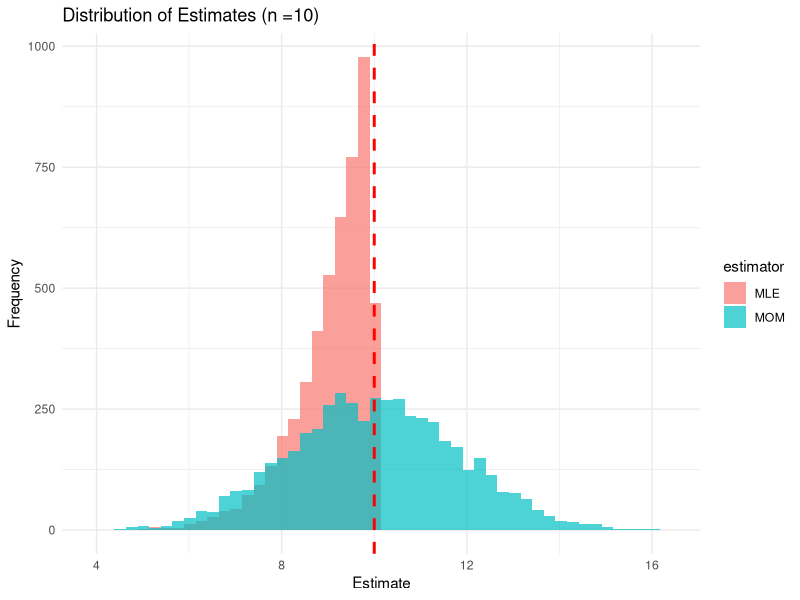
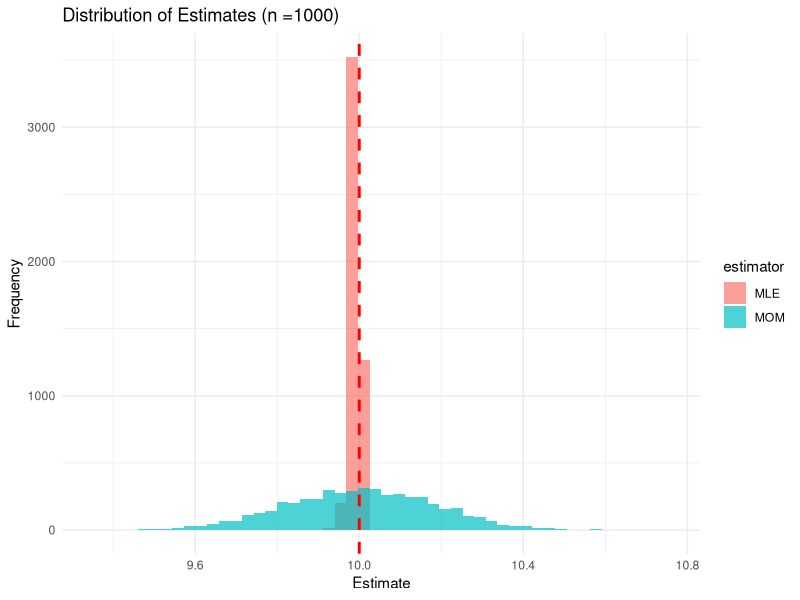
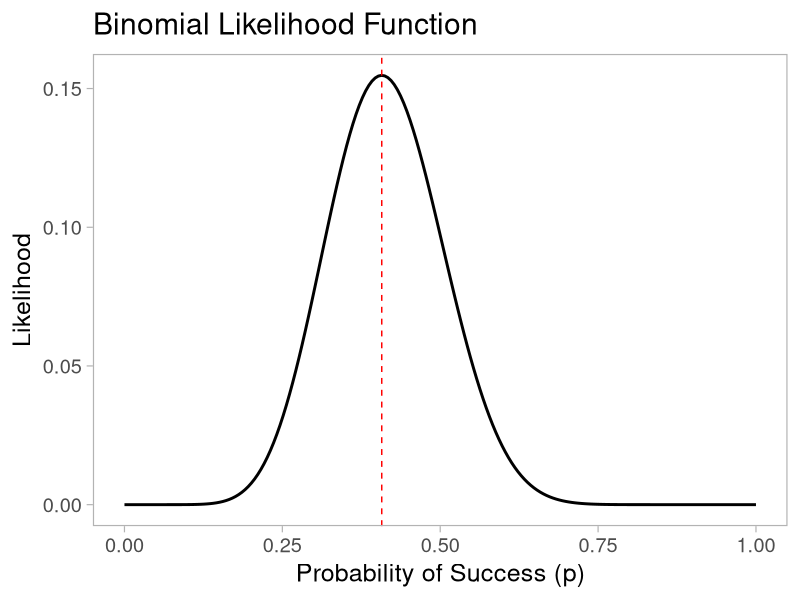
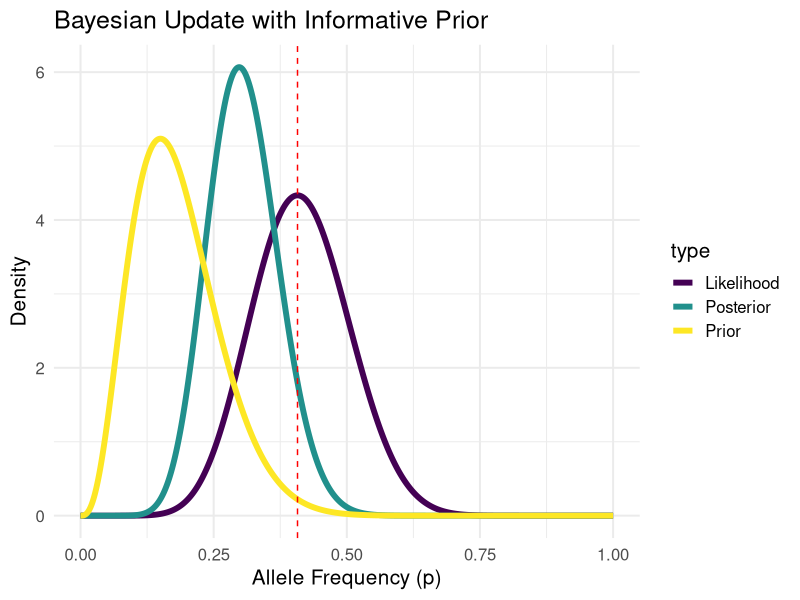
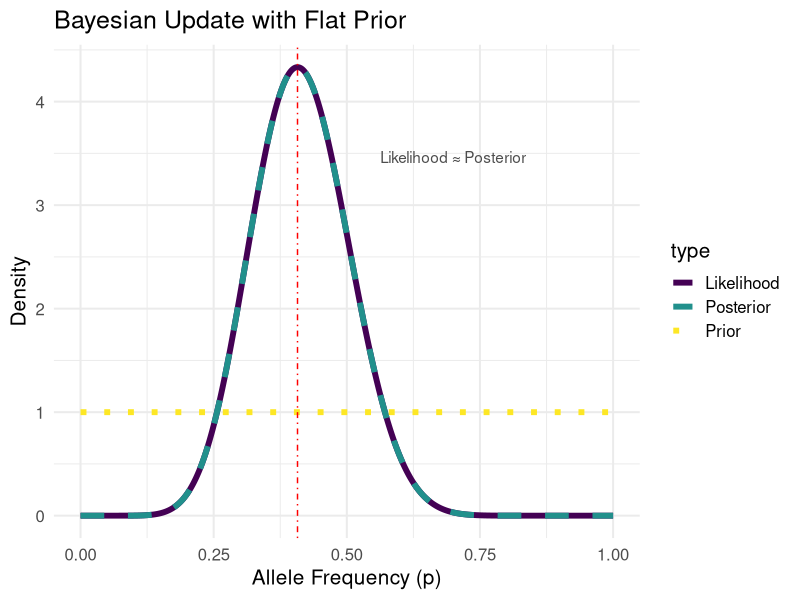

These figures' R source, in order: (Note: this script raises an error after producing the figures.)
## ---- chunk 1
library(tidyverse)
library(ggplot2)
library(viridis)
library(htmltools)
## ---- chunk 2
#| layout-ncol: 2

mom_estimator <- function(sample) {
    return(2 * mean(sample))
}

# Function to generate MLE estimator for Uniform(0, theta)
mle_estimator <- function(sample) {
    return(max(sample))
}

simulate_estimators <- function(theta = 1, n = 10, n_sim = 1000) {
    mom_estimates <- numeric(n_sim)
    mle_estimates <- numeric(n_sim)

    for (i in 1:n_sim) {
        sample <- runif(n, 0, theta)
        mom_estimates[i] <- mom_estimator(sample)
        mle_estimates[i] <- mle_estimator(sample)
    }

    return(list(
        mom = mom_estimates,
        mle = mle_estimates
    ))
}

n_simulations <- 5000
theta_true <- 10

n_demo_1 <- 10
n_demo_2 <- 1000
demo_results_1 <- simulate_estimators(theta_true, n_demo_1, n_simulations)
demo_results_2 <- simulate_estimators(theta_true, n_demo_2, n_simulations)

demo_data_1 <- data.frame(
    MOM = demo_results_1$mom,
    MLE = demo_results_1$mle
) %>%
    pivot_longer(everything(), names_to = "estimator", values_to = "estimate")

demo_data_2 <- data.frame(
    MOM = demo_results_2$mom,
    MLE = demo_results_2$mle
) %>%
    pivot_longer(everything(), names_to = "estimator", values_to = "estimate")
ggplot(demo_data_1, aes(x = estimate, fill = estimator)) +
    geom_histogram(alpha = 0.7, position = "identity", bins = 50) +
    geom_vline(xintercept = theta_true, linetype = "dashed", color = "red", linewidth = 1) +
    labs(
        title = paste0("Distribution of Estimates (n =", n_demo_1, ")"),
        x = "Estimate", y = "Frequency"
    ) +
    theme_minimal()

ggplot(demo_data_2, aes(x = estimate, fill = estimator)) +
    geom_histogram(alpha = 0.7, position = "identity", bins = 50) +
    geom_vline(xintercept = theta_true, linetype = "dashed", color = "red", linewidth = 1) +
    labs(
        title = paste0("Distribution of Estimates (n =", n_demo_2, ")"),
        x = "Estimate", y = "Frequency"
    ) +
    theme_minimal()
## ---- chunk 3
n <- 27
x <- 11
p_seq <- seq(0, 1, length.out = 200)
likelihood <- dbinom(x, n, p_seq)
plot <- ggplot(
    data.frame(p = p_seq, likelihood = likelihood),
    aes(x = p, y = likelihood)
) +
    geom_line(linewidth = 1) +
    labs(
        x = "Probability of Success (p)",
        y = "Likelihood",
        title = "Binomial Likelihood Function"
    ) +
    geom_vline(
        xintercept = x / n,
        color = "red",
        linetype = "dashed"
    ) +
    theme_light(base_size = 18) +
    theme(panel.grid = element_blank())
## ---- chunk 4
plot
## ---- chunk 5
p <- seq(0, 1, length.out = 1000)
# Prior (Beta distribution from previous experiment)
prior <- dbeta(p, 3 + 1, 17 + 1)
# Likelihood (Beta distribution from current data)
likelihood <- dbeta(p, 11 + 1, 16 + 1)
# Posterior (Beta distribution combining both)
posterior <- dbeta(p, 14 + 1, 33 + 1)
# Combine into a data frame
plot_data <- data.frame(
    p = rep(p, 3),
    density = c(prior, likelihood, posterior),
    type = rep(c("Prior", "Likelihood", "Posterior"), each = length(p))
)
# Add flat prior distribution
flat_prior <- dbeta(p, 1, 1)
flat_posterior <- dbeta(p, 12, 17)
plot_data <- rbind(
    plot_data,
    data.frame(
        p = rep(p, 3),
        density = c(flat_prior, likelihood, flat_posterior),
        type = rep(c("Prior", "Likelihood", "Posterior"), each = length(p))
    )
)
# Add a column to distinguish between informative and flat scenarios
plot_data$scenario <- c(rep("Informative", 3000), rep("Flat", 3000))
## ---- chunk 6
p1 <- ggplot(
    plot_data %>% filter(scenario == "Informative"),
    aes(x = p, y = density, color = type)
) +
    geom_line(linewidth = 2) +
    geom_vline(xintercept = 11 / 27, linetype = "dashed", color = "red") +
    labs(
        x = "Allele Frequency (p)",
        y = "Density",
        title = "Bayesian Update with Informative Prior"
    ) +
    scale_color_viridis_d() +
    theme_minimal(base_size = 15)
## ---- chunk 7
p2 <- ggplot(
  plot_data %>% filter(scenario == "Flat"),
  aes(x = p, y = density, color = type, linetype = type)
) +
  geom_line(linewidth = 2) +
  scale_linetype_manual(values = c("Prior" = "dotted", "Likelihood" = "solid", "Posterior" = "dashed")) +
  geom_vline(xintercept = 11 / 27, linetype = "dotdash", color = "red") +
  labs(
    x = "Allele Frequency (p)",
    y = "Density",
    title = "Bayesian Update with Flat Prior"
  ) +
  theme_minimal(base_size = 15) +
  scale_color_viridis_d() +
  annotate("text",
    x = 0.7, y = max(flat_posterior) * 0.8,
    label = "Likelihood ≈ Posterior", color = "gray30"
  )
## ---- chunk 8
#| layout-ncol: 2
#| fig.height: 8
p1
p2
## ---- chunk 9
img(src = knitr::include_graphics("scripts/_output/sequential_bayesian_update.gif"), alt = 'Bayesian updating')
## ---- chunk 10
n <- 212
n_AA <- 175
n_Aa <- 33
n_aa <- 4
## ---- chunk 11
n <- 212
n_AA <- 175
n_Aa <- 33
n_aa <- 4

p_hat <- (2* n_AA + n_Aa) / (2*n)
p_hat
## ---- chunk 12
n <- 212
n_AA <- 175
n_Aa <- 33
n_aa <- 4

p_hat <- (2* n_AA + n_Aa) / (2*n)
p_hat

e_AA <- round(n * p_hat^2)
e_Aa <- round(2 * n * p_hat * (1 - p_hat))
e_aa <- round(n * (1 - p_hat)^2)
c(e_AA, e_Aa, e_aa)
## ---- chunk 13
n <- 212
n_AA <- 175
n_Aa <- 33
n_aa <- 4

p_hat <- (2* n_AA + n_Aa) / (2*n)
p_hat

e_AA <- round(n * p_hat^2)
e_Aa <- round(2 * n * p_hat * (1 - p_hat))
e_aa <- round(n * (1 - p_hat)^2)
c(e_AA, e_Aa, e_aa)

observed <- c(n_AA, n_Aa, n_aa)
expected <- c(e_AA, e_Aa, e_aa)
test_stat <- sum((observed - expected)^2 / expected)
pchisq(test_stat, df = 1, lower.tail = FALSE)
